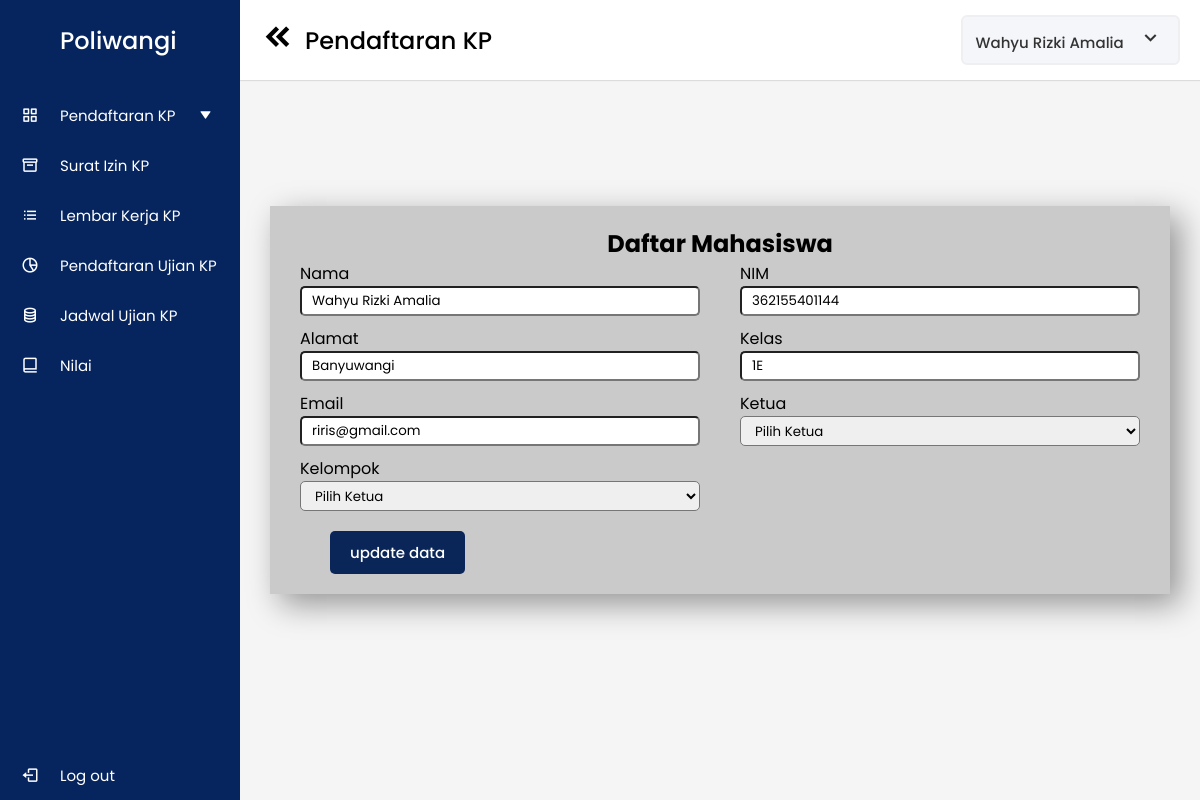
/php/update_anggota.php?id=20 (signed in), run on the app's committed database.
### tables this page shows
CREATE TABLE `mahasiswa` (
  `id` int(50) NOT NULL,
  `nama_mahasiswa` varchar(45) DEFAULT NULL,
  `nim` varchar(45) DEFAULT NULL,
  `kelas` varchar(45) DEFAULT NULL,
  `email` varchar(45) DEFAULT NULL,
  `alamat` varchar(45) DEFAULT NULL,
  `id_user` int(50) DEFAULT NULL,
  `anggota_kelompok_id` int(11) DEFAULT NULL
);

### php/function.php (called while the page is built, shortened)
<?php
$conn = mysqli_connect("localhost", "root", "", "db_tugas");
function query($query)
{
    global $conn;
    $result = mysqli_query($conn, $query);
    $row = [];
    while ($rows = mysqli_fetch_assoc($result)) {
        $row[] = $rows;
    }
    return $row;
}

### php/update_anggota.php (the view, shortened to what this page needs)
<?php
require "function.php";
$id = $_GET['id'];
$updt = query("SELECT * FROM mahasiswa WHERE id = $id")[0];
$username = $_SESSION['username'];
$user = query("SELECT * FROM mahasiswa WHERE nim = $username");
?>
<!DOCTYPE html>
<html lang="en">
<head>
  <link rel="stylesheet" href="../css/style-form.css" />
  <link href="https://unpkg.com/boxicons@2.0.7/css/boxicons.min.css" rel="stylesheet" />
</head>
<body>
  <div class="sidebar">
    <div class="logo-details">
      <span class="logo_name">Poliwangi</span>
    </div>
    <ul class="nav-links">
      <li class="pend_btn">
        <a href="#" class="pend_btn klik">
          <i class="bx bx-grid-alt"></i>
          <span class="links_name pend_btn">Pendaftaran KP</span>
          <i class="bx bxs-down-arrow pend_btn"></i>
        </a>
      </li>
      <li>
        <a href="surat_izin.php">
          <i class="bx bx-box"></i>
          <span class="links_name">Surat Izin KP</span>
        </a>
      </li>
      <li>
        <a href="lembar_kerja.php">
          <i class="bx bx-list-ul"></i>
          <span class="links_name">Lembar Kerja KP</span>
        </a>
      </li>
      <li>
        <a href="pendaftran_ujian.php">
          <i class="bx bx-pie-chart-alt-2"></i>
          <span class="links_name">Pendaftaran Ujian KP</span>
        </a>
      </li>
      <li>
        <a href="jadwal.php">
          <i class="bx bx-coin-stack"></i>
          <span class="links_name">Jadwal Ujian KP</span>
        </a>
      </li>
      <li>
        <a href="nilai.php">
          <i class="bx bx-book-alt"></i>
          <span class="links_name"> Nilai </span>
        </a>
      </li>
      <li class="log_out">
        <a href="logout.php">
          <i class="bx bx-log-out"></i>
          <span class="links_name">Log out</span>
        </a>
      </li>
    </ul>
  </div>
  <section class="home-section">
    <nav>
      <div class="sidebar-button">
        <a href="coba.html"><i class='bx bxs-chevrons-left'></i></a>
        <span class="dashboard">Pendaftaran KP</span>
      </div>
      <div class="profile-details">
        <a href="profil.php ">
          <?php foreach ($user as $mhs) : ?>
            <span class="admin_name"><?= $mhs['nama_mahasiswa']; ?></span>
            <i class="bx bx-chevron-down"></i>
          <?php endforeach; ?>
        </a>
      </div>
    </nav>
    <div class="cont">
      <div class="box-form1">
        <div class="title">
          <h1>Daftar Mahasiswa</h1>
        </div>
        <form action="" method="post">
          <div class="box1">
            <div class="input">
              <label for="nama">Nama</label>
              <input type="text" name="nama_mahasiswa" placeholder="nama" id="nama" required value="<?= $updt["nama_mahasiswa"]; ?>" />
            </div>
            <div class="input">
              <label for="NIM">NIM</label>
              <input type="text" name="nim" placeholder="NIM" id="NIM" required value="<?= $updt["nim"]; ?>" />
            </div>
            <div class="input">
              <label for="Alamat">Alamat</label>
              <input type="text" name="alamat" placeholder="Alamat" id="Alamat" required value="<?= $updt["alamat"]; ?>" />
            </div>
            <div class="input">
              <label for="Kelas">Kelas</label>
              <input type="text" name="kelas" placeholder="Kelas" id="Kelas" required value="<?= $updt["kelas"]; ?>" />
            </div>
            <div class="input">
              <label for="Email">Email</label>
              <input type="text" name="email" placeholder="Email" id="Email" required value="<?= $updt["email"]; ?>" />
            </div>
            <div class="input">
              <label for="dosen">Ketua</label>
              <select name="anggota_kelompok_id" id="dosen" required value="<?= $updt["anggota_kelompok_id"]; ?>">
                <option value="">Pilih Ketua</option>
              </select>
            </div>
            <div class="input">
              <label for="dosen">Kelompok</label>
              <select name="id_user" id="dosen" required value="<?= $updt["id_user"]; ?>">
                <option value="">Pilih Ketua</option>
              </select>
            </div>
          </div>
          <div class="tombol">
            <button name="submit">update data</button>
          </div>
        </form>
      </div>
    </div>
  </section>
</body>
</html>

### css/style-form.css (style rules this page uses)
* { margin: 0; padding: 0; box-sizing: border-box; font-family: "Poppins", sans-serif; }
.sidebar { position: fixed; height: 100%; width: 240px; background: #06255f; transition: all 0.5s ease; }
.sidebar .logo-details { height: 80px; display: flex; align-items: center; }
.sidebar .logo-details .logo_name { color: #fff; font-size: 24px; font-weight: 500; padding-left: 60px; }
.sidebar .nav-links { margin-top: 10px; }
.sidebar .nav-links li { position: relative; list-style: none; height: 50px; }
.sidebar .nav-links li a { height: 100%; width: 100%; display: flex; align-items: center; text-decoration: none; transition: all 0.4s ease; }
.sidebar .nav-links li i { min-width: 60px; text-align: center; font-size: 18px; color: #fff; }
.sidebar .nav-links li a .links_name { color: #fff; font-size: 15px; font-weight: 400; white-space: nowrap; }
.sidebar .nav-links .log_out { position: absolute; bottom: 0; width: 100%; }
.home-section .cont { position: relative; background: #f5f5f5; min-height: 100vh; width: calc(100% - 240px); left: 240px; transition: all 0.5s ease; display: flex; justify-content: center; align-items: center; flex-direction: column; }
.home-section nav { display: flex; justify-content: space-between; height: 80px; background: #fff; display: flex; align-items: center; position: fixed; width: calc(100% - 240px); left: 240px; z-index: 100; padding: 0 20px; box-shadow: 0 1px 1px rgba(0, 0, 0, 0.1); transition: all 0.5s ease; }
.home-section nav .sidebar-button { display: flex; align-items: center; font-size: 24px; font-weight: 500; }
nav .sidebar-button i { font-size: 35px; margin-right: 10px; }
nav .sidebar-button a { color: inherit; }
.home-section nav .profile-details { display: flex; align-items: center; background: #f5f6fa; border: 2px solid #efeef1; border-radius: 6px; height: 50px; min-width: 190px; padding: 0 15px 0 2px; }
nav .profile-details .admin_name { font-size: 15px; font-weight: 500; color: #333; margin: 0 10px; white-space: nowrap; }
nav .profile-details i { font-size: 25px; color: #333; }
.tombol button { padding: 10px 20px; margin-left: 30px; cursor: pointer; font-weight: 500; font-size: 15px; background-color: #0a2558; color: white; border: none; border-radius: 5px; margin-top: 10px; }
.title h1 { text-align: center; }
.box-form1 { background-color: #cacaca; max-width: 900px; width: 100%; box-shadow: 10px 10px 30px rgba(0, 0, 0, 0.4); padding: 20px 30px; }
.box-form1 .input { width: calc(100% / 2 - 20px); }
.box-form1 .input input { height: 30px; width: 100%; border-radius: 5px; padding-left: 10px; margin-bottom: 10px; }
.box1 { display: flex; flex-wrap: wrap; justify-content: space-between; }
a { text-decoration: none; }
.box-form1 .input select { height: 30px; width: 100%; border-radius: 5px; padding-left: 10px; margin-bottom: 10px; }
.sidebar .nav-links li .bxs-down-arrow { font-size: 12px; transition: 0.4s; }

### data on the page
mahasiswa: nama_mahasiswa "Wahyu Rizki Amalia", nim "362155401144", alamat "Banyuwangi", kelas "1E", email "riris@gmail.com"
